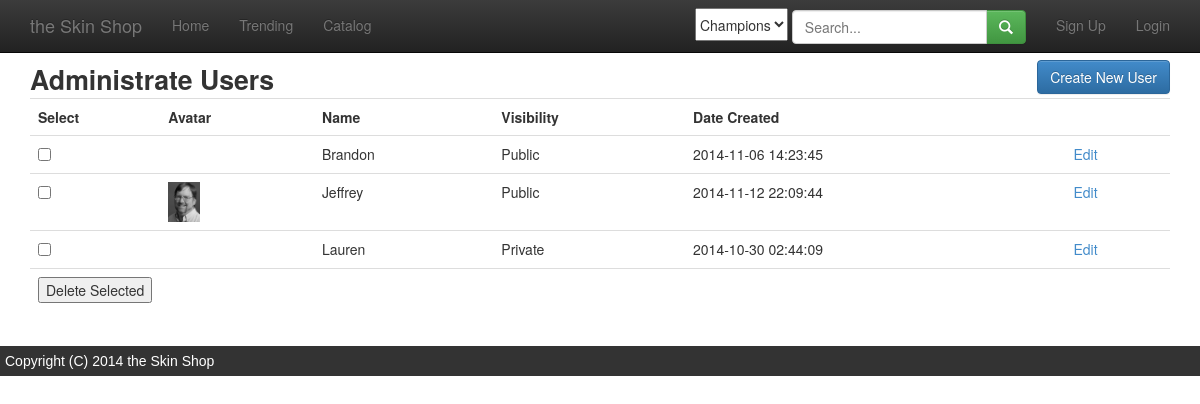
The page /admin_user_list.php on the database its author committed.
### tables this page shows
create table users (
	id           int(11)      NOT NULL AUTO_INCREMENT,
	user_name    varchar(255) NOT NULL,
  name         varchar(255) NOT NULL,
	password     varchar(255) NOT NULL,
	avatar_img   varchar(255) NULL,
	visibility   int(11)      NOT NULL,
	is_admin     bit(1)       NOT NULL,
	last_login   datetime     NULL,
	date_created datetime     NOT NULL,
	last_updated datetime     NOT NULL,
	PRIMARY KEY (id),
	FOREIGN KEY (visibility) REFERENCES visibility_settings (id)
);

create table visibility_settings (
	id           int(11)      NOT NULL AUTO_INCREMENT,
	name         varchar(255) NOT NULL,
	date_created datetime     NOT NULL,
	last_updated datetime     NOT NULL,
	PRIMARY KEY (id)
);

### _paths.php (called while the page is built, shortened)
<?php
$user_avatar_img_path = "img/uploads/users/avatars";

### admin_user_list.php (the view, shortened to what this page needs)
<?php include '_header.php'; ?>
<?php include '_connect.php'; ?>
<?php include '_paths.php'; ?>
<?php
$sql = <<<SQL
   SELECT u.id as id, u.user_name as name, u.avatar_img as avatar_img, vs.name as visibility, u.date_created as date_created
   FROM users u
   JOIN visibility_settings vs ON u.visibility = vs.id
SQL;
$result = mysqli_query($db_connection, $sql);
?>
    <div class="row">
        <div class="col-md-8" style="font-weight: bold; font-size:20pt">Administrate Users</div>
        <div class="col-md-4"><a class="btn btn-primary pull-right" href="admin_user_form.php">Create New
                User</a></div>
    </div>
    <form action="admin_user_delete.php" method="POST">
        <table class="table">
            <tr>
                <th>Select</th>
                <th>Avatar</th>
                <th>Name</th>
                <th>Visibility</th>
                <th>Date Created</th>
                <th>&nbsp;</th>
            </tr>
            <?php
            while ($row = mysqli_fetch_array($result)) {
                echo "<tr>";
                echo "<td width='100'><input type='checkbox' name='id[]' value='{$row['id']}'/></td>";
                echo "<td>";
                if ($row['avatar_img'])
                    echo "<img src='$user_avatar_img_path/${row['avatar_img']}' height=40/>";
                echo "</td>";
                echo "<td>{$row['name']}</td><td>{$row['visibility']}</td>";
                echo "<td>{$row['date_created']}</td>";
                echo "<td><a href='admin_user_form.php?id={$row['id']}'>Edit</a></td>";
                echo "</tr>";
            }
            ?>
            <tr>
                <td><input type="submit" value="Delete Selected"/></td>
                <td>&nbsp;</td>
                <td>&nbsp;</td>
                <td>&nbsp;</td>
                <td>&nbsp;</td>
                <td>&nbsp;</td>
            </tr>
        </table>
    </form>
<?php include '_footer.php'; ?>

### rows shown on the page
users: user_name "Brandon", visibility.name "Public", date_created "2014-11-06 14:23:45"
users: avatar_img (picture), user_name "Jeffrey", visibility.name "Public", date_created "2014-11-12 22:09:44"
users: user_name "Lauren", visibility.name "Private", date_created "2014-10-30 02:44:09"
